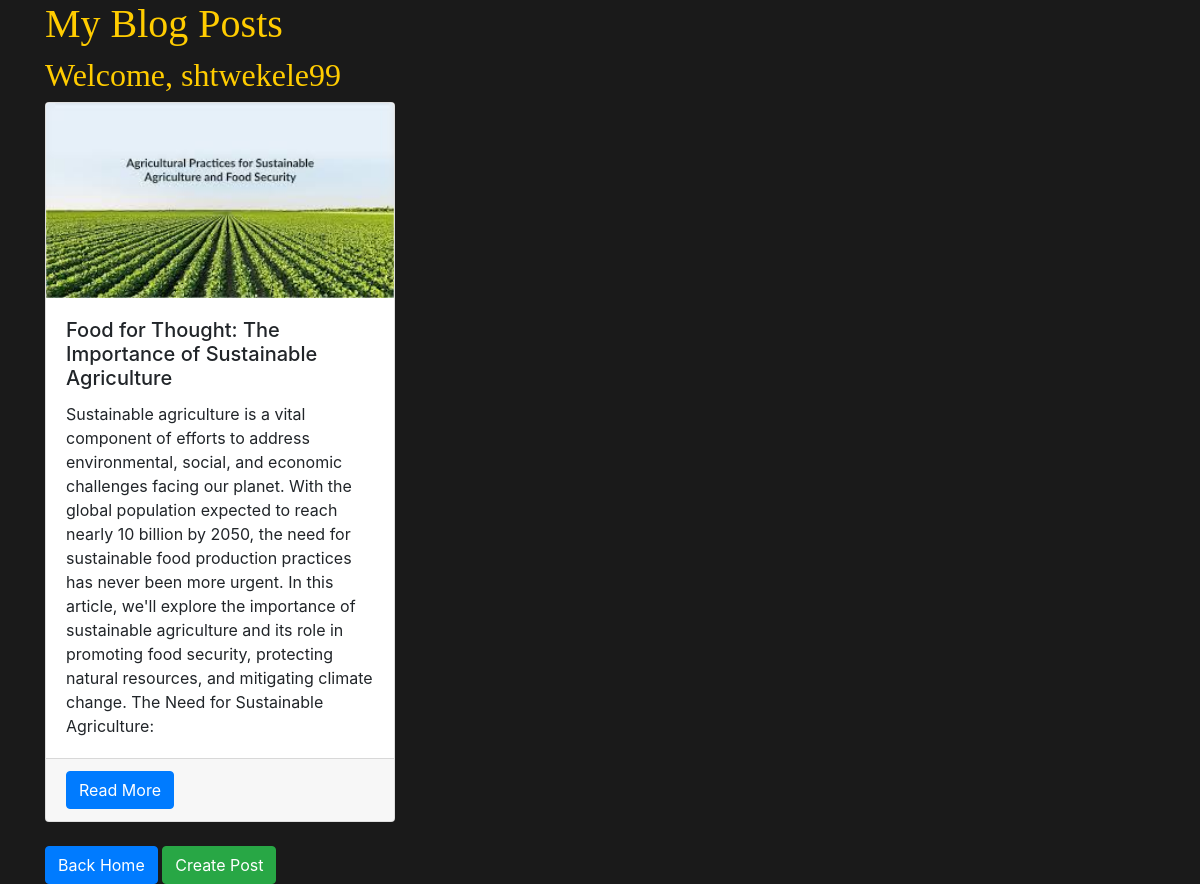
The app's page /my_posts (signed in) with its own data.
### app.py (models this page shows, shortened)
class User(db.Model, UserMixin):
    id = db.Column(db.Integer, primary_key=True)
    username = db.Column(db.String(50), unique=True, nullable=False)
    email = db.Column(db.String(100), unique=True, nullable=False)
    password_hash = db.Column(db.String(128), nullable=False)
    posts = db.relationship('Post', backref='author', lazy=True)

class Post(db.Model):
    id = db.Column(db.Integer, primary_key=True)
    title = db.Column(db.String(100), nullable=False)
    content = db.Column(db.Text, nullable=False)
    image = db.Column(db.String(100))
    user_id = db.Column(db.Integer, db.ForeignKey('user.id'), nullable=False)  # Define foreign key to link to User

### app.py (the view)
@app.route('/my_posts')
@login_required
def my_posts():
    user = current_user
    posts = Post.query.filter_by(author=user).all()
    return render_template('my_posts.html', user=user, posts=posts)

### app.py (called while the page is built)
@login_manager.user_loader
def load_user(user_id):
    return User.query.get(int(user_id))

### templates/my_posts.html (shortened to what this page needs)
<!DOCTYPE html>
<html lang="en">
<head>
    <link rel="stylesheet" href="https://stackpath.bootstrapcdn.com/bootstrap/4.5.2/css/bootstrap.min.css">
</head>
<body style="background-color: #1a1a1a;">
    <div class="container">
        <h1>My Blog Posts</h1>
        <h2>Welcome, {{ user.username }}</h2>
        <div class="row">
            {% for post in posts %}
            <div class="col-md-4 mb-4">
                <div class="card h-100" style="height: 70px; overflow: hidden;">
                    {% if post.image %}
                    <img src="{{ url_for('static', filename='uploads/' + post.image) }}" class="card-img-top" alt="Post Image">
                    {% endif %}
                    <div class="card-body" style="overflow: hidden;">
                        <h5 class="card-title">{{ post.title }}</h5>
                        <p class="card-text">{{ post.content[:500] }}</p>
                    </div>
                    <div class="card-footer">
                        <a href="{{ url_for('view_post', id=post.id) }}" class="btn btn-primary">Read More</a>
                    </div>
                </div>
            </div>
            {% endfor %}
        </div>
        <a href="/" class="btn btn-primary">Back Home</a>
        <a href="{{ url_for('create_post') }}" class="btn btn-success">Create Post</a>
    </div>
</body>
</html>

### templates/my_posts.html (style rules this page uses)
h1, h2 { font-family: 'Pacifico', cursive; color: #ffcc00; }

### records on screen
User: username "shtwekele99"
Post: image (picture), title "Food for Thought: The Importance of Sustainable Agriculture", content "Sustainable agriculture is a vital component of efforts to address environmental, social, and economic challenges facing our planet. With the global population expected to reach nearly 10 billion by 2050, the need for sustainable food production practices has never been more urgent. In this article, we'll explore the importance of sustainable agriculture and its role in promoting food security, protecting natural resources, and mitigating climate change. The Need for Sustainable Agriculture:"
